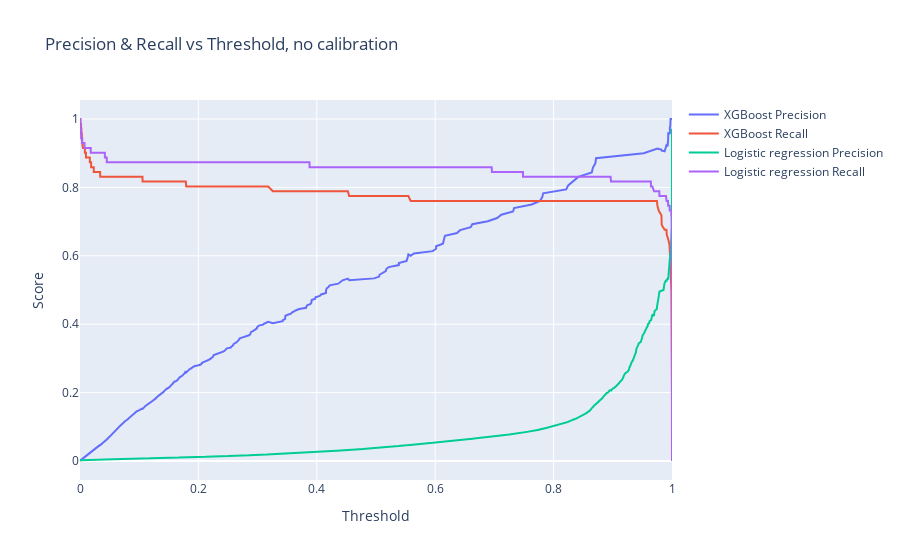

The code cell stored with this chart in its notebook:
### Markdown cell above
## Calibration

XGBoost models tend to be even more overconfident than logistic regression models. As shown in the plot below, the precision decreases only slowly as the decision threshold is lowered for the XGBoost model. This indicates that an even larger proportion of genuine transactions receive scores very close to zero. 
  
This score concentration makes probability calibration more difficult and, combined with the limited amount of calibration data, leads to poor calibration performance (see the calibration curve below).  
  
For this reason, we choose to forego the calibration step and instead work directly with the raw model scores for the XGBoost model.

### Code cell
## Precision and Recall against threshold
Y_proba_xgb = model_xgb.predict_proba(X_test)
Y_proba_lr = model_lr.predict_proba(X_test)

precision_xgb, recall_xgb, thresholds_xgb = precision_recall_curve(Y_test, Y_proba_xgb[:, 1]) ## First column of Y_proba are probabilities for Class=0, second col Class=1
precision_lr, recall_lr, thresholds_lr = precision_recall_curve(Y_test, Y_proba_lr[:, 1]) ## First column of Y_proba are probabilities for Class=0, second col Class=1

thresholds_xgb = thresholds_xgb / max(thresholds_xgb)
fig = go.Figure()

fig.add_trace(go.Scatter(
    x=thresholds_xgb,
    y=precision_xgb[:-1],
    mode="lines",
    name="XGBoost Precision",
))

fig.add_trace(go.Scatter(
    x=thresholds_xgb,
    y=recall_xgb[:-1],
    mode="lines",
    name="XGBoost Recall",
))

fig.add_trace(go.Scatter(
    x=thresholds_lr,
    y=precision_lr[:-1],
    mode="lines",
    name="Logistic regression Precision",
))

fig.add_trace(go.Scatter(
    x=thresholds_lr,
    y=recall_lr[:-1],
    mode="lines",
    name="Logistic regression Recall",
))

fig.update_layout(
    title="Precision & Recall vs Threshold, no calibration",
    xaxis_title="Threshold",
    yaxis_title="Score",
    hovermode="x unified",
)

fig.show()## Precision and Recall against threshold, w/wo calibration

### Figure 1 — Plotly figure (JSON) as saved in the notebook; plotly's stock layout.template omitted (floating-point values rounded to 4 significant figures; data arrays with more than 128 entries replaced by an {"elided": "..."} marker saying what was removed)
{"data": [{"mode": "lines", "name": "XGBoost Precision", "type": "scatter", "x": {"elided": "47402 float values"}, "y": {"elided": "47402 float values"}}, {"mode": "lines", "name": "XGBoost Recall", "type": "scatter", "x": {"elided": "47402 float values"}, "y": {"elided": "47402 float values"}}, {"mode": "lines", "name": "Logistic regression Precision", "type": "scatter", "x": {"elided": "51825 float values"}, "y": {"elided": "51825 float values"}}, {"mode": "lines", "name": "Logistic regression Recall", "type": "scatter", "x": {"elided": "51825 float values"}, "y": {"elided": "51825 float values"}}], "layout": {"hovermode": "x unified", "title": {"text": "Precision & Recall vs Threshold, no calibration"}, "xaxis": {"title": {"text": "Threshold"}}, "yaxis": {"title": {"text": "Score"}}}}
